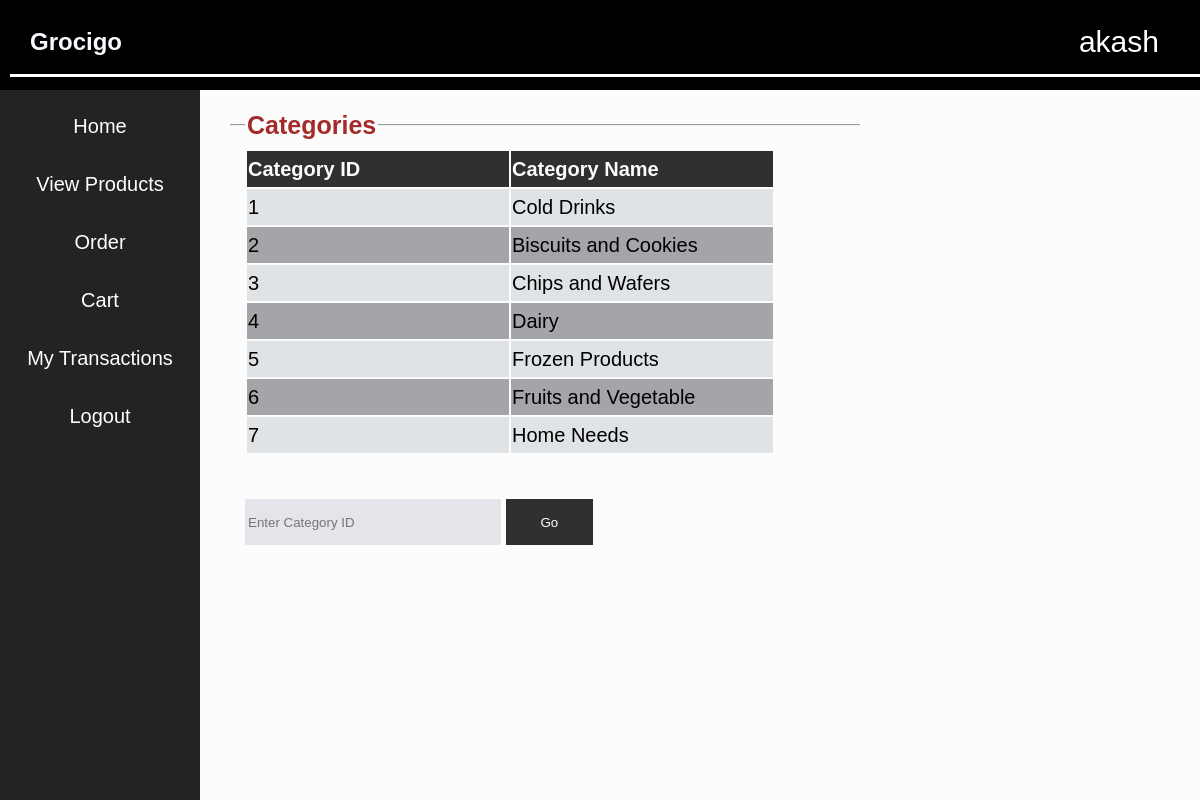
The page /order.php (signed in) on the database its author committed.
### tables this page shows
CREATE TABLE `categories` (
  `category_id` int(11) NOT NULL,
  `category_name` varchar(20) DEFAULT NULL
);

### order.php (the view, shortened to what this page needs)
<!DOCTYPE html>
<html>
<head>
	<link rel='stylesheet' href="style.css">
</head>
<body>
	<div class="topStyle">
		<h2 style="color:ghostwhite;">&nbsp &nbspGrocigo</h2>
		<a class='userNameDisplay'><?php echo $_SESSION['loginUser']; ?></a>
		<div class="solid"></div>
	</div>
	<div class='sidebar'>
		<button onclick="location.href='customerHome.php'">Home</button>
		<button onclick="location.href='viewProductsCustomer.php'">View Products</button>
		<button onclick="location.href='order.php'">Order</button>
		<button onclick="location.href='cart.php'">Cart</button>
		<button onclick="location.href='customerViewTransactions.php'">My Transactions</button>
		<button onclick="location.href='logout.php'">Logout</button>
	</div>
<div class='container'>
	<fieldset><legend><b>Categories</b></legend>
		<table><tr><th>Category ID</th><th>Category Name</th></tr>
		<?php
			$conn=mysqli_connect("localhost","root","","wholesale");
			$sql="select * from categories";
			$result=mysqli_query($conn,$sql);
			while($row=mysqli_fetch_assoc($result)){
				echo "<tr><td>".$row['category_id']."</td><td>".$row['category_name']."</td></tr>";
			}
			echo "</table><br>";
		?>
		<form action="<?php echo $_SERVER['PHP_SELF']; ?>" method='get'>
			<input class='formInputItem' type=text name="catID" placeholder="Enter Category ID" required><input class='goBtn' type=submit name='submit' value='Go'>
		</form><br><br>
	</fieldset>
</div>
</body>
</html>

### style.css (style rules this page uses)
.topStyle { top:0; padding:10px; position:fixed; left:0; height:70px; width:100%; background-color:black ; z-index: 10; }
.solid { border-top: 3px solid white; }
.sidebar { display: block; position:fixed; margin-top:70px; top:20px; left:0; padding-top:15px; width:200px; height:100%; background-color: #242222; z-index:5; }
.container { position:absolute; margin-top: 70px; margin-left:200px; margin-right:0; padding: 30px 20px 20px 20px; z-index: 1; }
.container form { line-height: 2em; display: block; }
.container table { text-align:left; font-style:normal; }
.container table td { vertical-align:top; }
.container table tr:nth-child(odd) { background-color: #a3a5a8; }
.container table tr:nth-child(even) { background-color: #e0e3e5; }
.container table th { min-width:13em; color:#fcfcfc; background-color: #303030; }
.container fieldset { min-height: 200px; min-width:30em; font-size: 20px; font-style:bold; line-height: 1.7em; border-left:none; border-right:none; border-bottom:none; }
.container fieldset legend { font-size: 25px; color:brown; font-style:normal; }
.sidebar button { text-decoration: none; border:none; background-color:#242222; padding:10px; height:20px auto; font-size: 20px; cursor:pointer; width:200px; margin-bottom:15px; color:white; }
.userNameDisplay { top:30px; right:5%; position:absolute; color:white; font-style:bold; font-size: 30px; }
body { top:0; left:0; background-color: #fcfcfc; font-family:sans-serif; line-height: 1.5em; }
.formInputItem { padding:3px; width:250px; border:0px; border-radius: 2px; background-color:#e3e5ea; display: inline-block; height:40px; margin-top:10px; margin-right: 5px; }
.goBtn { min-width:6.5em; height:3.5em; border:none; background-color: #303030; color:white; cursor:pointer; }

### rows shown on the page
categories: category_id "1", category_name "Cold Drinks"
categories: category_id "2", category_name "Biscuits and Cookies"
categories: category_id "3", category_name "Chips and Wafers"
categories: category_id "4", category_name "Dairy"
categories: category_id "5", category_name "Frozen Products"
categories: category_id "6", category_name "Fruits and Vegetable"
categories: category_id "7", category_name "Home Needs"

### other values the page prints
$_SESSION['loginUser'] "akash"
